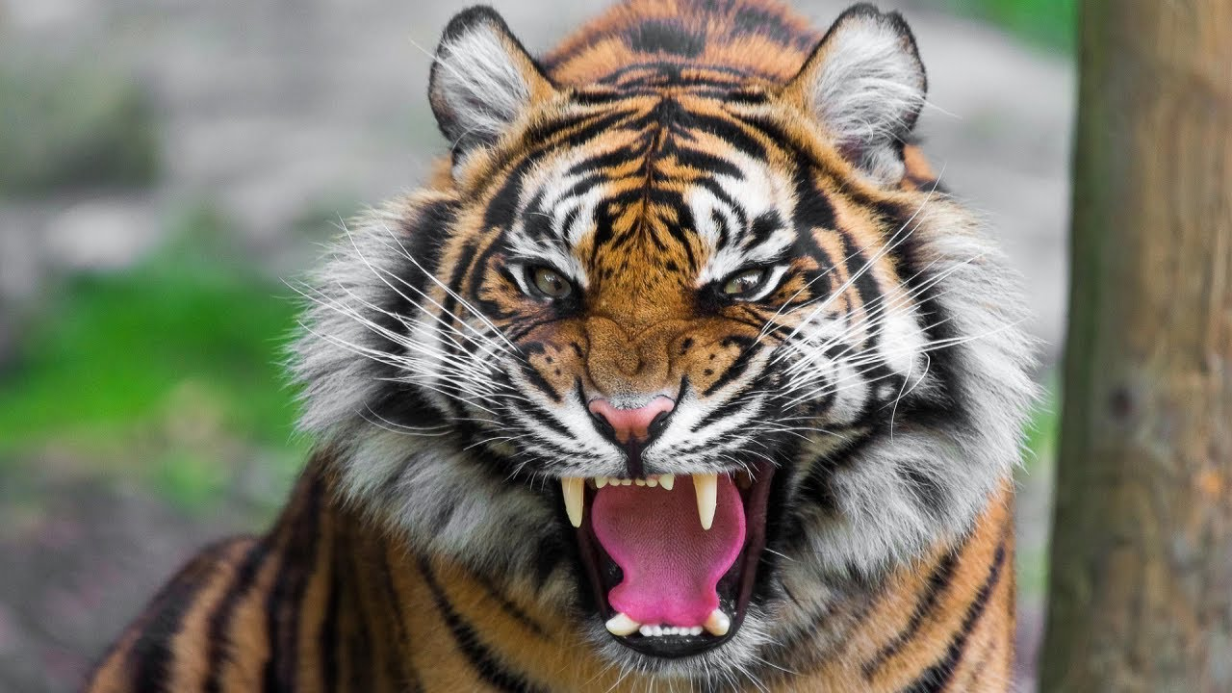
#> input picture tiger.png, 1232 x 693 px, found by its file name
$ python Kmeans.py
#> lines starting #> are read from the running program, lines starting #| are printed output that depends on the picture
from skimage import io
import numpy as np
import numpy.matlib

image = io.imread('tiger.png')
#> image is the input picture: shape (693, 1232, 3); mean R, G, B 123.5, 118.9, 105.4
#io.imshow(image)
#io.show()


rows = image.shape[0]
#> rows = 693
cols = image.shape[1]
#> cols = 1232
image = image/255
X = image.reshape(image.shape[0]*image.shape[1],3)

K = 8 #number of clusters
max_iters = 5 #number of times the k-mean should run

import random
def init_centroids(X,K):
    c = random.sample(list(X),K)
    return c

def closest_centroids(X,c):
    K = np.size(c,0)
    idx = np.zeros((np.size(X,0),1))
    arr = np.empty((np.size(X,0),1))
    for i in range(0,K):
        y = c[i]
        temp = np.ones((np.size(X,0),1))*y
        b = np.power(np.subtract(X,temp),2)
        a = np.sum(b,axis = 1)
        a = np.asarray(a)
        a.resize((np.size(X,0),1))
        #print(np.shape(a))
        arr = np.append(arr, a, axis=1)
    arr = np.delete(arr,0,axis=1)
    idx = np.argmin(arr, axis=1)
    return idx

def compute_centroids(X,idx,K):
    n = np.size(X,1)
    centroids = np.zeros((K,n))
    for i in range(0,K):
        ci = idx==i
        ci = ci.astype(int)
        total_number = sum(ci)
        ci.resize((np.size(X,0),1))
        total_matrix = np.matlib.repmat(ci,1,n)
        ci = np.transpose(ci)
        total = np.multiply(X,total_matrix)
        centroids[i] = (1/total_number)*np.sum(total,axis=0)
    return centroids

def run_kMean(X,initial_centroids,max_iters):
    m = np.size(X,0)
    n = np.size(X,1)
    K = np.size(initial_centroids,0)
    centroids = initial_centroids
    previous_centroids = centroids
    idx = np.zeros((m,1))
    for i in range(1,max_iters,4):
        idx = closest_centroids(X,centroids)
        centroids = compute_centroids(X,idx,K)
    return centroids,idx

import time
tmp1=time.time()

initial_centroids = init_centroids(X,K)
#> in init_centroids, `c = random.sample(list(X),K)`: c = [[0.231, 0.286, 0.188], [0.325, 0.251, 0.259], [0.51, 0.459, 0.333], [0.686, 0.671, 0.655], [0.404, 0.361, 0.341], [0.576, 0.596, 0.463], [0.0824, 0.0824, 0.0902], [0.906, 0.906, 0.914]]
#> initial_centroids has the same summary as c in init_centroids
centroids,idx = run_kMean(X,initial_centroids,max_iters)
#> in run_kMean, `m = np.size(X,0)`: m = 853776
#> in run_kMean, `n = np.size(X,1)`: n = 3
#> in run_kMean, `K = np.size(initial_centroids,0)`: K = 8
#> in run_kMean, `centroids = initial_centroids`: centroids has the same summary as c in init_centroids
#> in run_kMean, `previous_centroids = centroids`: previous_centroids has the same summary as c in init_centroids
#> the loop in run_kMean, `for i in range(1,max_iters,4):` made 1 pass
#> (K in closest_centroids, n in compute_centroids) on pass 1: (8, 3)
#> centroids = [[0.235, 0.298, 0.172], [0.341, 0.279, 0.228], [0.507, 0.46, 0.36], [0.703, 0.68, 0.665], [0.391, 0.386, 0.342], [0.589, 0.552, 0.491], [0.121, 0.0955, 0.0849], [0.862, 0.855, 0.853]]
#idx.resize((np.size(X,0),1))
print(time.time()-tmp1)
print(np.shape(centroids))
#| (8, 3)
print(np.shape(idx))
#| (853776,)


idx = closest_centroids(X,centroids)
#> the loop in closest_centroids (call 2), `for i in range(0,K):` made 8 passes
X_recovered = centroids[idx]
print(np.shape(X_recovered))
#| (853776, 3)
X_recovered = np.reshape(X_recovered, (rows, cols, 3))
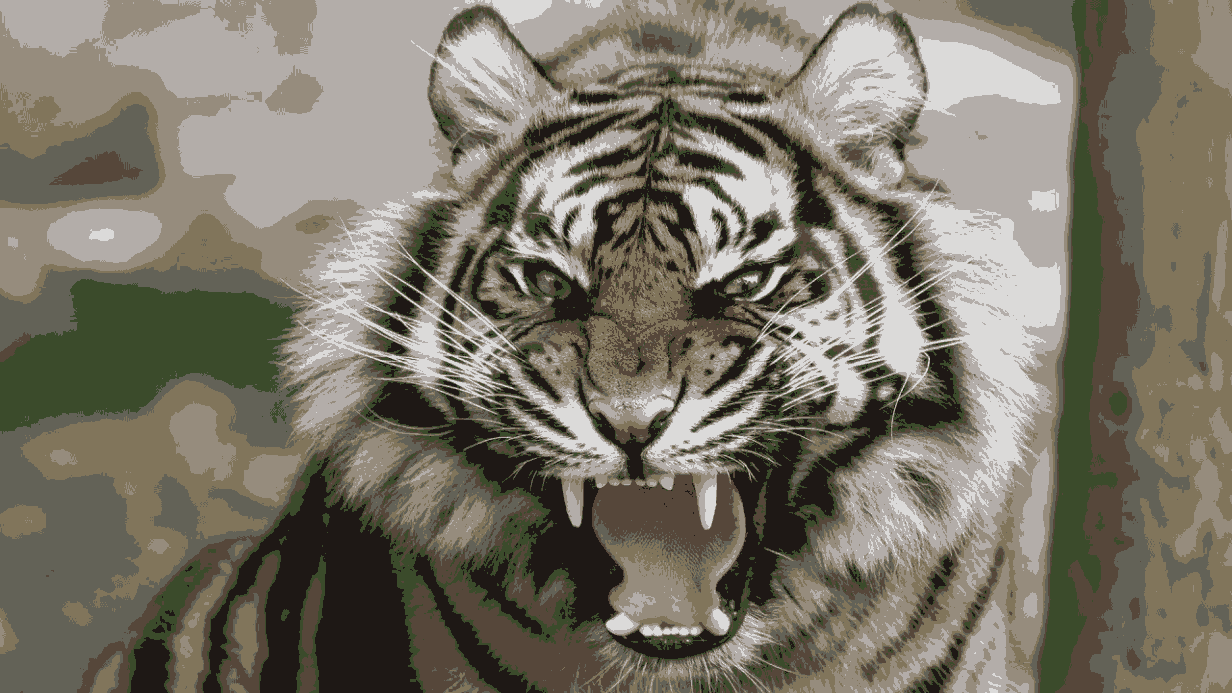
#> X_recovered: shape (693, 1232, 3) float64; mean of channels 0, 1, 2 0.483, 0.463, 0.411; drawn as R, G, B
print(np.shape(X_recovered))
#| (693, 1232, 3)


import imageio
prova= 'tiger_small'+str(time.localtime().tm_min)+'.jpg'
#> (the run stopped early here; a loop or call above may not have finished)

$ run again, with foto.png copied over tiger.png
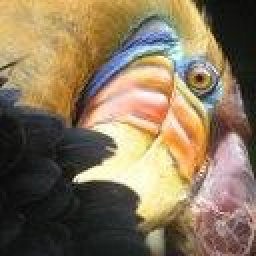
#> input picture foto.png, 128 x 128 px, found by its file name (shown 2 times larger)
#> image is the input picture: shape (128, 128, 3); mean R, G, B 134.9, 117.3, 91.3
#> c = [[1, 0.949, 0.682], [0.522, 0.416, 0.231], [0.729, 0.541, 0.243], [0.243, 0.255, 0.29], [0.0902, 0.106, 0.102], [0.886, 0.808, 0.537], [0.996, 0.953, 0.71], [0.0941, 0.102, 0.098]]
#> initial_centroids has the same summary as c in init_centroids
#> m = 16384
#> in run_kMean, `n = np.size(X,1)`: n = 3
#> in run_kMean, `K = np.size(initial_centroids,0)`: K = 8
#> in run_kMean, `centroids = initial_centroids`: centroids has the same summary as c in init_centroids
#> previous_centroids has the same summary as c in init_centroids
#> the loop in run_kMean, `for i in range(1,max_iters,4):` made 1 pass
#> (K in closest_centroids, n in compute_centroids) on pass 1: (8, 3)
#> `centroids,idx = run_kMean(X,initial_centroids,max_iters)`: centroids = [[0.978, 0.892, 0.655], [0.507, 0.415, 0.319], [0.728, 0.567, 0.346], [0.28, 0.259, 0.254], [0.131, 0.141, 0.137], [0.824, 0.712, 0.55], [0.953, 0.914, 0.805], [0.0921, 0.0891, 0.0742]]; idx = 16384 values, max 7 at index 99, min 0 at index 93, mean 3.95
#| (8, 3)
#| (16384,)
#> the loop in closest_centroids (call 2), `for i in range(0,K):` made 8 passes
#> `idx = closest_centroids(X,centroids)`: idx = 16384 values, max 7 at index 99, min 0 at index 93, mean 3.76
#| (16384, 3)
#> `X_recovered = np.reshape(X_recovered, (rows, cols, 3))`:
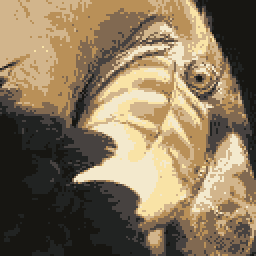
#> X_recovered: shape (128, 128, 3) float64 (shown 2 times larger); mean of channels 0, 1, 2 0.531, 0.462, 0.358; drawn as R, G, B
#| (128, 128, 3)
